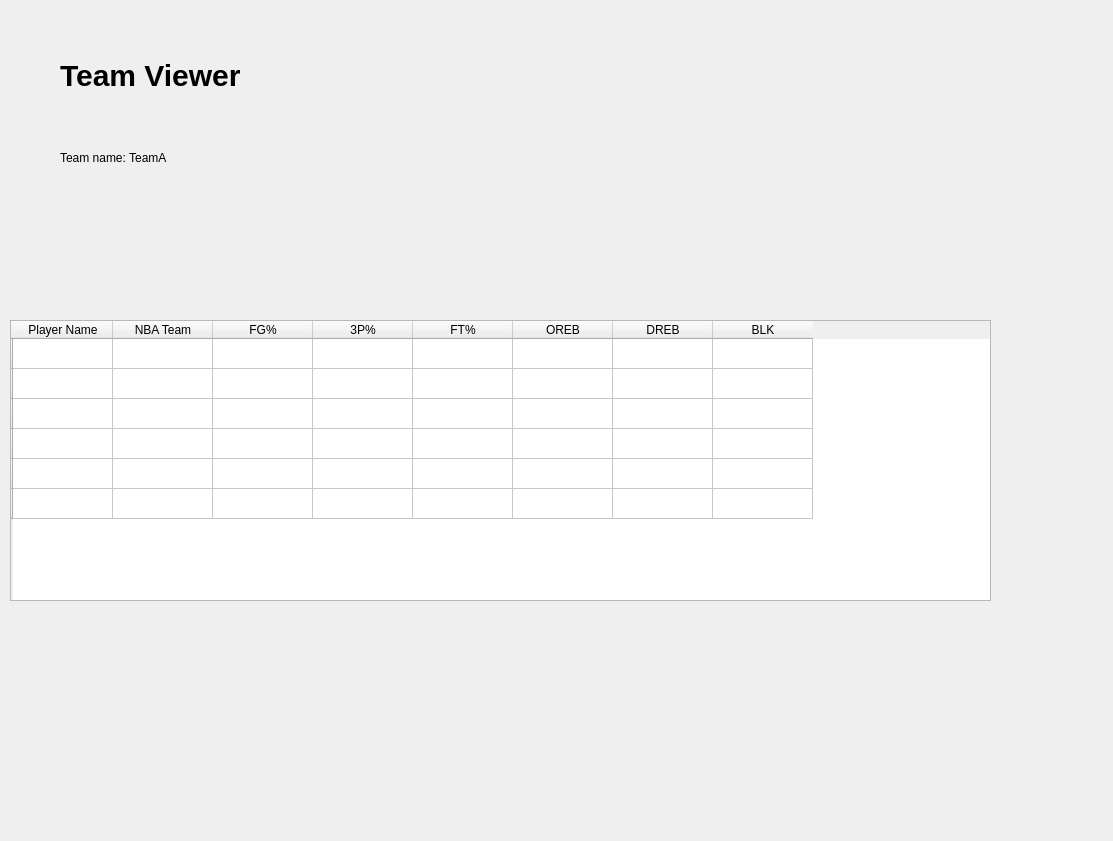
<?xml version="1.0" encoding="UTF-8"?>
<ui version="4.0">
 <class>Form</class>
 <widget class="QWidget" name="Form">
  <property name="geometry">
   <rect>
    <x>0</x>
    <y>0</y>
    <width>1113</width>
    <height>841</height>
   </rect>
  </property>
  <property name="windowTitle">
   <string>Form</string>
  </property>
  <widget class="QTableWidget" name="tableWidget">
   <property name="geometry">
    <rect>
     <x>10</x>
     <y>320</y>
     <width>981</width>
     <height>281</height>
    </rect>
   </property>
   <row>
    <property name="text">
     <string/>
    </property>
   </row>
   <row>
    <property name="text">
     <string/>
    </property>
   </row>
   <row>
    <property name="text">
     <string/>
    </property>
   </row>
   <row>
    <property name="text">
     <string/>
    </property>
   </row>
   <row>
    <property name="text">
     <string/>
    </property>
   </row>
   <row>
    <property name="text">
     <string/>
    </property>
   </row>
   <column>
    <property name="text">
     <string>Player Name</string>
    </property>
   </column>
   <column>
    <property name="text">
     <string>NBA Team</string>
    </property>
   </column>
   <column>
    <property name="text">
     <string>FG%</string>
    </property>
   </column>
   <column>
    <property name="text">
     <string>3P%</string>
    </property>
   </column>
   <column>
    <property name="text">
     <string>FT%</string>
    </property>
   </column>
   <column>
    <property name="text">
     <string>OREB</string>
    </property>
   </column>
   <column>
    <property name="text">
     <string>DREB</string>
    </property>
   </column>
   <column>
    <property name="text">
     <string>BLK</string>
    </property>
   </column>
   <item row="1" column="0">
    <property name="text">
     <string/>
    </property>
   </item>
  </widget>
  <widget class="QLabel" name="label">
   <property name="geometry">
    <rect>
     <x>60</x>
     <y>50</y>
     <width>211</width>
     <height>51</height>
    </rect>
   </property>
   <property name="styleSheet">
    <string notr="true">font: bold 30px;</string>
   </property>
   <property name="text">
    <string>Team Viewer</string>
   </property>
  </widget>
  <widget class="QLabel" name="label_2">
   <property name="geometry">
    <rect>
     <x>60</x>
     <y>150</y>
     <width>121</width>
     <height>16</height>
    </rect>
   </property>
   <property name="text">
    <string>Team name: TeamA</string>
   </property>
  </widget>
 </widget>
 <resources/>
 <connections/>
</ui>
